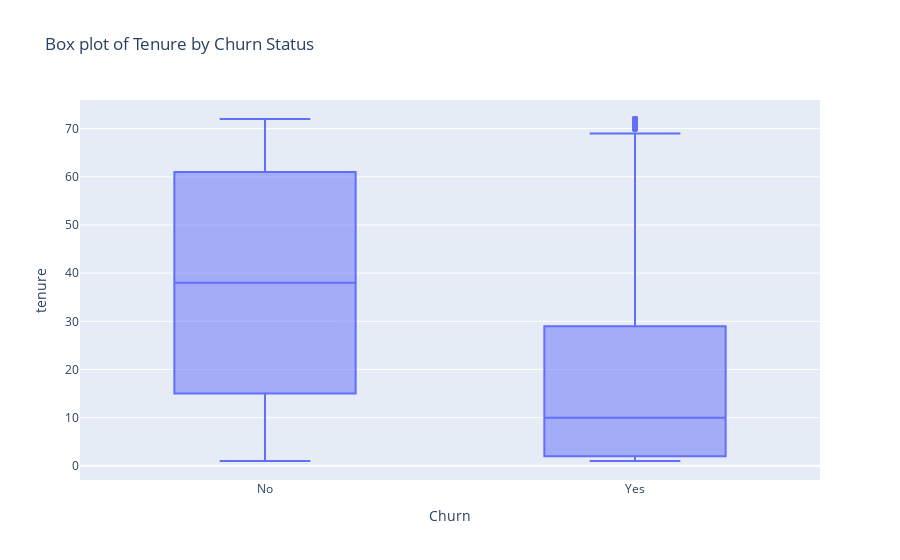
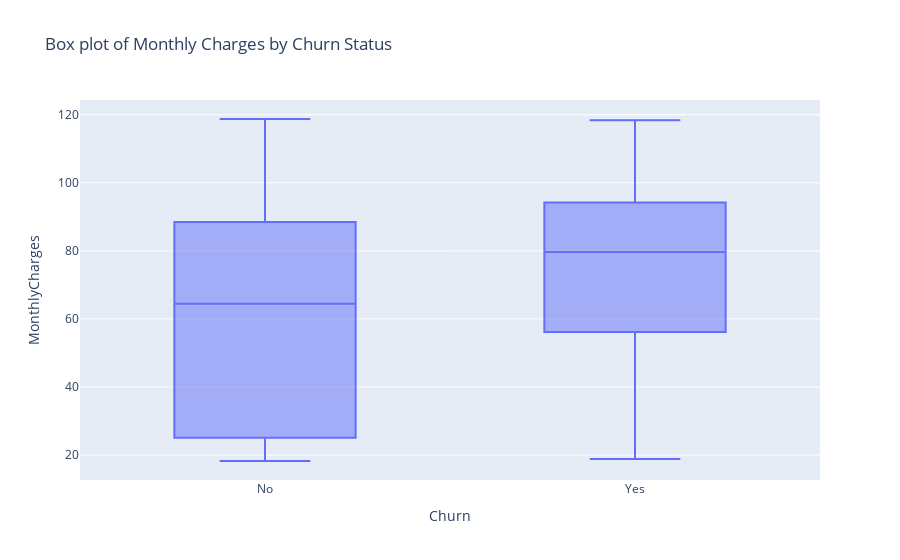
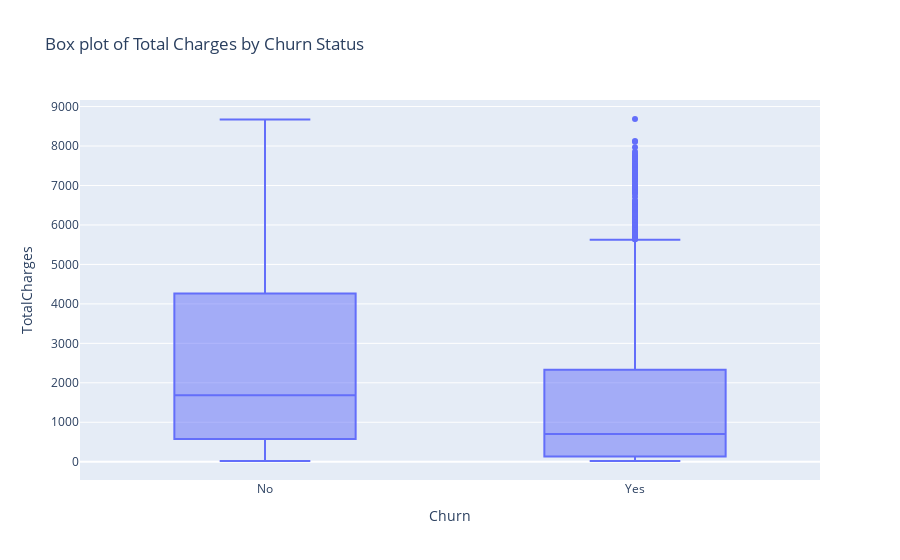

Notebook code for these charts, in order:
### Markdown cell above
The pie chart shows the proportion of customers who have churned versus those who haven't. This gives us an overall idea of the churn rate in the dataset.Slight data imbalance can be seen.

### Code cell
fig_tenure = px.box(df, x='Churn', y='tenure', title='Box plot of Tenure by Churn Status')
fig_tenure.show()

fig_monthly = px.box(df, x='Churn', y='MonthlyCharges', title='Box plot of Monthly Charges by Churn Status')
fig_monthly.show()

fig_total = px.box(df, x='Churn', y='TotalCharges', title='Box plot of Total Charges by Churn Status')
fig_total.show()

### Figure 1 — Plotly figure (JSON) as saved in the notebook; plotly's stock layout.template omitted (floating-point values rounded to 4 significant figures; data arrays with more than 128 entries replaced by an {"elided": "..."} marker saying what was removed)
{"data": [{"alignmentgroup": "True", "hovertemplate": "Churn=%{x}<br>tenure=%{y}<extra></extra>", "legendgroup": "", "marker": {"color": "#636efa"}, "name": "", "notched": false, "offsetgroup": "", "orientation": "v", "showlegend": false, "type": "box", "x": {"elided": "7032 str values"}, "x0": " ", "xaxis": "x", "y": {"elided": "7032 int values"}, "y0": " ", "yaxis": "y"}], "layout": {"boxmode": "group", "legend": {"tracegroupgap": 0}, "title": {"text": "Box plot of Tenure by Churn Status"}, "xaxis": {"anchor": "y", "domain": [0, 1], "title": {"text": "Churn"}}, "yaxis": {"anchor": "x", "domain": [0, 1], "title": {"text": "tenure"}}}}

### Figure 2 — Plotly figure (JSON) as saved in the notebook; plotly's stock layout.template omitted (floating-point values rounded to 4 significant figures; data arrays with more than 128 entries replaced by an {"elided": "..."} marker saying what was removed)
{"data": [{"alignmentgroup": "True", "hovertemplate": "Churn=%{x}<br>MonthlyCharges=%{y}<extra></extra>", "legendgroup": "", "marker": {"color": "#636efa"}, "name": "", "notched": false, "offsetgroup": "", "orientation": "v", "showlegend": false, "type": "box", "x": {"elided": "7032 str values"}, "x0": " ", "xaxis": "x", "y": {"elided": "7032 float values"}, "y0": " ", "yaxis": "y"}], "layout": {"boxmode": "group", "legend": {"tracegroupgap": 0}, "title": {"text": "Box plot of Monthly Charges by Churn Status"}, "xaxis": {"anchor": "y", "domain": [0, 1], "title": {"text": "Churn"}}, "yaxis": {"anchor": "x", "domain": [0, 1], "title": {"text": "MonthlyCharges"}}}}

### Figure 3 — Plotly figure (JSON) as saved in the notebook; plotly's stock layout.template omitted (floating-point values rounded to 4 significant figures; data arrays with more than 128 entries replaced by an {"elided": "..."} marker saying what was removed)
{"data": [{"alignmentgroup": "True", "hovertemplate": "Churn=%{x}<br>TotalCharges=%{y}<extra></extra>", "legendgroup": "", "marker": {"color": "#636efa"}, "name": "", "notched": false, "offsetgroup": "", "orientation": "v", "showlegend": false, "type": "box", "x": {"elided": "7032 str values"}, "x0": " ", "xaxis": "x", "y": {"elided": "7032 float values"}, "y0": " ", "yaxis": "y"}], "layout": {"boxmode": "group", "legend": {"tracegroupgap": 0}, "title": {"text": "Box plot of Total Charges by Churn Status"}, "xaxis": {"anchor": "y", "domain": [0, 1], "title": {"text": "Churn"}}, "yaxis": {"anchor": "x", "domain": [0, 1], "title": {"text": "TotalCharges"}}}}
